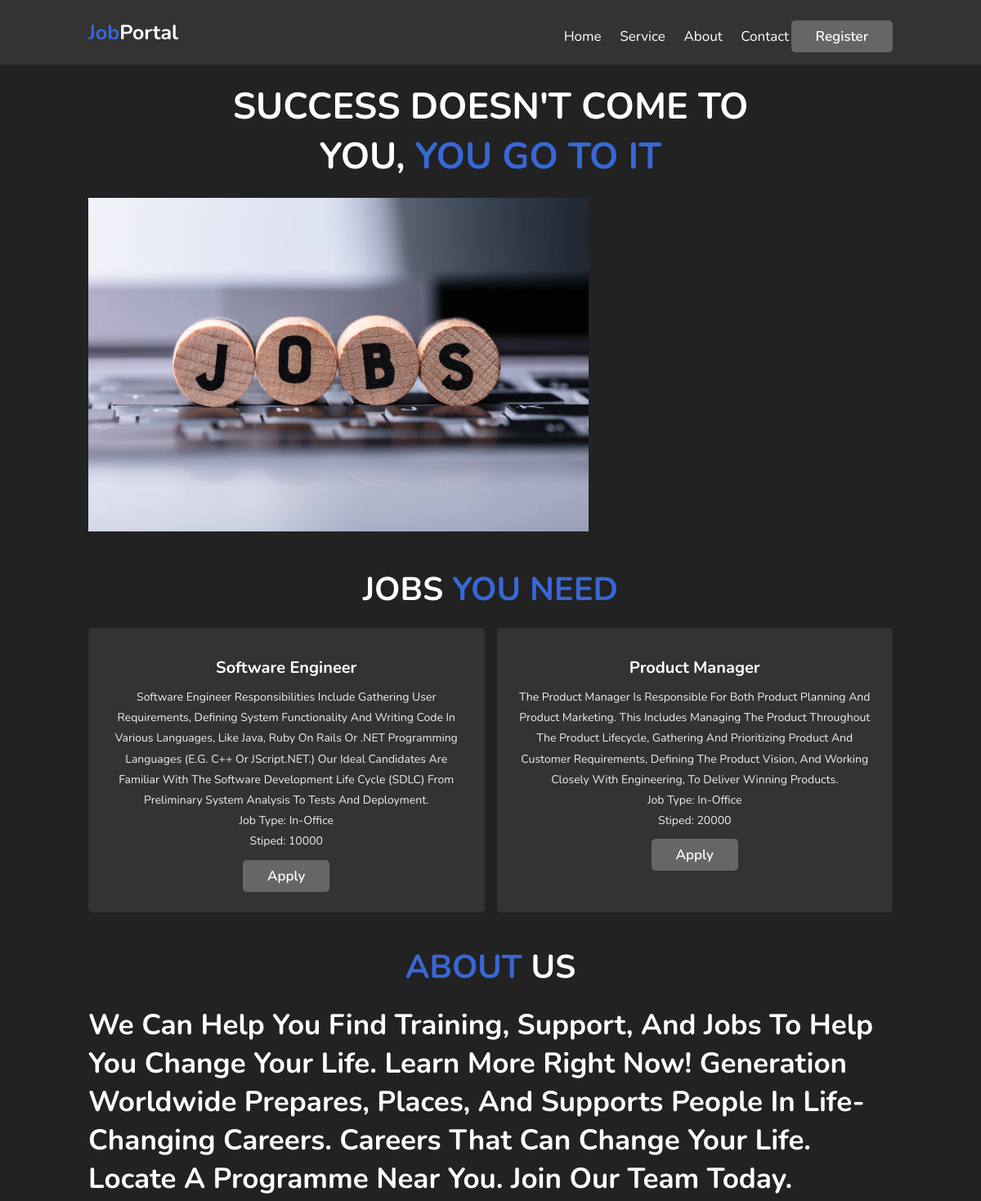
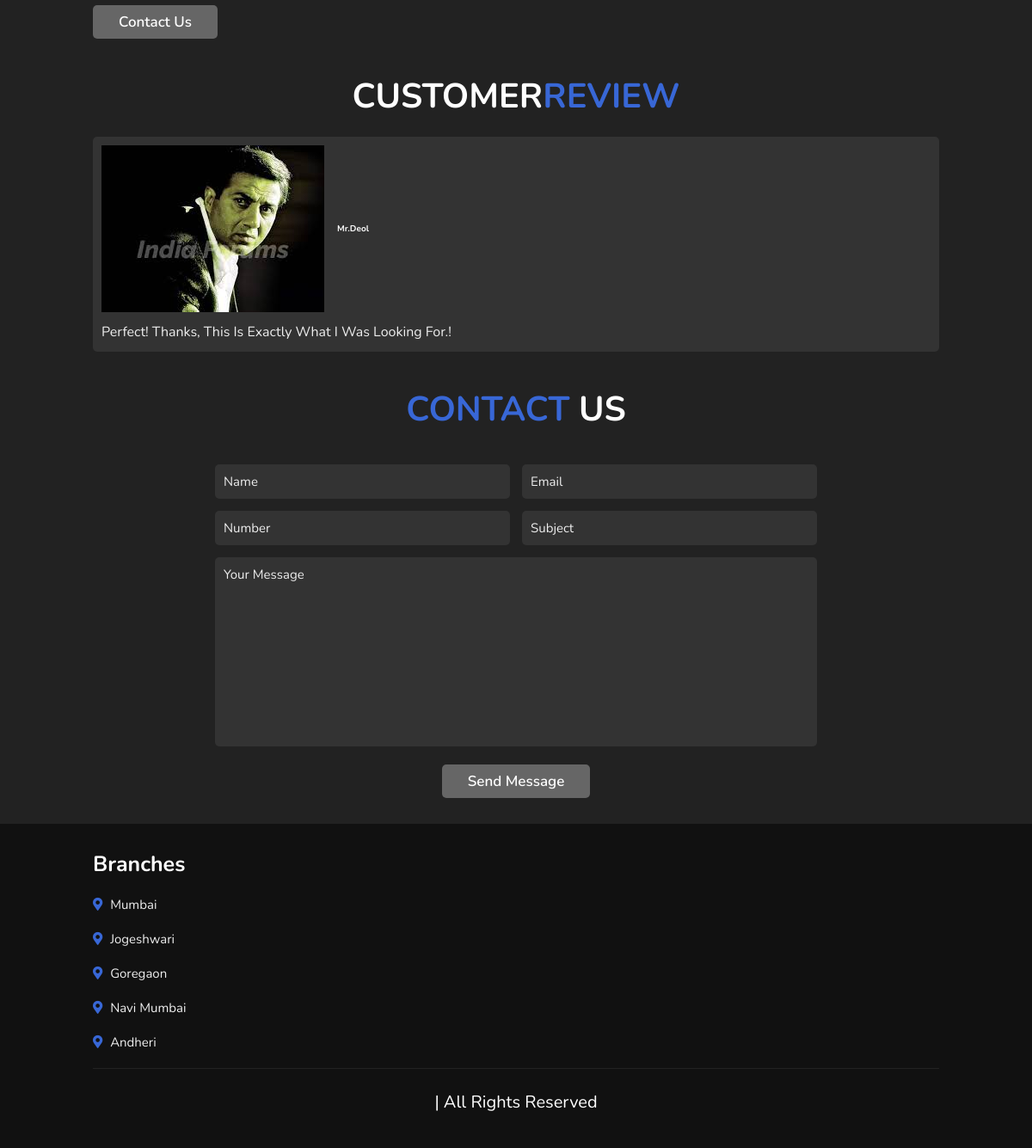
The page / on the database its author committed (2 pictures, top to bottom).
### users/models.py (models this page shows)
class jobs(models.Model):
    title=models.CharField(max_length=50)
    desp=models.TextField()
    job_type=models.CharField(max_length=10)
    stipend=models.IntegerField()

### jobportal/views.py (the view)
# urls.py: 2. Add a URL to urlpatterns:  path('', views.home, name='home')
def home(request):
    jobsdata=jobs.objects.all()
    data={
        'jobsdata':jobsdata
    }
    return render(request,"index.html",data)

### templates/index.html (shortened to what this page needs)
<!DOCTYPE html>
<html lang="en">
<head>
    <link rel="stylesheet" href="https://unpkg.com/swiper/swiper-bundle.min.css" />
    <link rel="stylesheet" href="https://cdnjs.cloudflare.com/ajax/libs/font-awesome/5.15.4/css/all.min.css">
    <link rel="stylesheet" href="/static/css/style.css">
</head>
<body>
<header class="header">
    <a href="#" class="logo"><span>Job</span>Portal</a>
    <nav class="navbar">
        <a href="#home">home</a>
        <a href="#jobs">service</a>
        <a href="#about">about</a>
        <a href="#contact">contact</a>
        <button type="button" class="btn btn-dark">Register</button>
    </nav>
</header>
<section class="home" id="home">
    <div class="content">
        <h3>success doesn't come to you, <span> you go to it </span></h3>
    </div>
    <div>
        <img src="static/images/1.jpg" alt="">
    </div>
</section>
<section class="service" id="service">
    <h1 class="heading"> Jobs <span>you need</span> </h1>
    <div class="box-container">
        {% for n in jobsdata %}
        <div class="box">
            <a href><h3>{{n.title}}</h3></a>
            <p>{{n.desp}}</p>
            <p>Job Type: {{n.job_type}}</p>
            <p>Stiped: {{n.stipend}}</p>
            <button type="button" class="btn btn-dark">Apply</button>
        </div>
        {% endfor%}
    </div>
</section>
<section class="about" id="about">
    <h1 class="heading"><span>about</span> us </h1>
    <div class="row">
        <div class="content">
            <h3>We can help you find training, support, and jobs to help you change your life. Learn More Right Now! Generation Worldwide prepares, places, and supports people in life-changing careers. Careers that can change your life. Locate a Programme Near You. Join Our Team Today.</h3>
            <a href="#contact" class="btn">contact us</a>
        </div>
    </div>
    </section>
    <section class="reivew" id="review">
        <h1 class="heading">customer<span>review</span></h1>
        <div class="box">
            <div class="user">
                <img src="images/p2.png" alt="">
                <div class="user-info">
                    <h5>Mr.Deol</h5>
                </div>
            </div>
            <p>Perfect!
    Thanks, this is exactly what I was looking for.! </p>
        </div>
    </section>
    <section class="contact" id="contact">
        <h1 class="heading"> <span>contact</span> us </h1>
        <form action="">
            <div class="inputBox">
                <input type="text" placeholder="name">
                <input type="email" placeholder="email">
            </div>
            <div class="inputBox">
                <input type="number" placeholder="number">
                <input type="text" placeholder="subject">
            </div>
            <textarea name="" placeholder="your message" id="" cols="30" rows="10"></textarea>
            <input type="submit" value="send message" class="btn" onclick="myFunction()">
        </form>
    </section>
<section class="footer">
    <div class="box-container">
        <div class="box">
            <h3>branches</h3>
            <a href="#"> <i class="fas fa-map-marker-alt"></i> mumbai </a>
            <a href="#"> <i class="fas fa-map-marker-alt"></i> jogeshwari </a>
            <a href="#"> <i class="fas fa-map-marker-alt"></i> goregaon </a>
            <a href="#"> <i class="fas fa-map-marker-alt"></i> navi mumbai </a>
            <a href="#"> <i class="fas fa-map-marker-alt"></i> andheri </a>
        </div>
    </div>
    <div class="credit"></span> | all rights reserved </div>
</section>
</body>
</html>

### statics/css/style.css (style rules this page uses)
:root { --main-color:#3867d6; }
* { font-family: 'Nunito', sans-serif; margin:0; padding:0; box-sizing: border-box; outline: none; border:none; text-decoration: none; text-transform: capitalize; transition: .2s linear; }
html { font-size: 62.5%; overflow-x: hidden; scroll-padding-top: 7rem; scroll-behavior: smooth; }
body { background: #222; }
section { padding:2rem 9%; }
.heading { text-align: center; padding-bottom: 2rem; color:#fff; text-transform: uppercase; font-size: 4rem; }
.heading span { color:var(--main-color); text-transform: uppercase; }
.btn { margin-top: 1rem; display: inline-block; padding:.8rem 3rem; font-size: 1.7rem; border-radius: .5rem; background: #666; color:#fff; cursor: pointer; font-weight: 600; }
.header { position: fixed; top:0; left: 0; right: 0; z-index: 10000; background: #333; display: flex; align-items: center; justify-content: space-between; padding:1.5rem 9%; }
.header .logo { font-weight: bolder; color:#fff; font-size: 2.5rem; }
.header .logo span { color:var(--main-color); }
.header .navbar a { font-size: 1.7rem; color:#fff; margin-left: 2rem; }
.home .content { text-align: center; padding-top: 6rem; margin:2rem auto; max-width: 70rem; }
.home .content h3 { color:#fff; font-size: 4.5rem; text-transform: uppercase; }
.home .content h3 span { color:var(--main-color); text-transform: uppercase; }
.service .box-container { display: grid; grid-template-columns: repeat(auto-fit, minmax(27rem, 1fr)); gap:1.5rem; }
.service .box-container .box { border-radius: .5rem; background:#333; text-align: center; padding:2.5rem; }
.service .box-container .box h3 { font-size: 2rem; color:#fff; padding:1rem 0; }
.service .box-container .box p { font-size: 1.4rem; color:#eee; line-height: 1.8; }
.about .row { display: flex; align-items: center; flex-wrap: wrap; gap:1.5rem; }
.about .row .content { flex:1 1 45rem; }
.about .row .content h3 { font-size: 3.5rem; color:#fff; }
.reivew .box { border-radius: .5rem; background: #333; padding:1rem; position: relative; }
.reivew .box .user { display: flex; align-items: center; gap:1.5rem; padding-bottom: 1rem; }
.reivew .box .user h5 { font-size: 1rem; color:#fff; }
.reivew .box p { line-height: 1; color:#eee; padding:.5rem 0; font-size: 1.6rem; }
.contact form { max-width: 70rem; margin:1rem auto; text-align: center; }
.contact form .inputBox { display: flex; justify-content: space-between; flex-wrap: wrap; }
.contact form .inputBox input, .contact form textarea { width: 100%; background:#333; border-radius: .5rem; padding:1rem; margin:.7rem 0; font-size: 1.5rem; color:#fff; text-transform: none; }
.contact form .inputBox input::placeholder, .contact form textarea::placeholder { color:#eee; text-transform: capitalize; }
.contact form .inputBox input { width: 49%; }
.contact form textarea { resize: none; }
.footer { background:#111; }
.footer .box-container { display: grid; grid-template-columns: repeat(auto-fit, minmax(25rem, 1fr)); gap:1.5rem; }
.footer .box-container .box h3 { font-size: 2.5rem; padding:1rem 0; color:#fff; }
.footer .box-container .box a { display: block; font-size: 1.5rem; padding:1rem 0; color:#eee; }
.footer .box-container .box a i { padding-right: .5rem; color:var(--main-color); }
.footer .credit { text-align: center; border-top: .1rem solid #222; color:#fff; padding:2rem; padding-top: 2.5rem; margin-top: 1rem; font-size: 2rem; }

### rows shown on the page
jobs: title "Software Engineer", desp "Software Engineer Responsibilities Include Gathering User Requirements, Defining System Functionality And Writing Code In Various Languages, Like Java, Ruby On Rails Or .NET Programming Languages (E.g. C++ Or JScript.NET.) Our Ideal Candidates Are Familiar With The Software Development Life Cycle (SDLC) From Preliminary System Analysis To Tests And Deployment.", job_type "In-Office", stipend "10000"
jobs: title "Product Manager", desp "The Product Manager Is Responsible For Both Product Planning And Product Marketing. This Includes Managing The Product Throughout The Product Lifecycle, Gathering And Prioritizing Product And Customer Requirements, Defining The Product Vision, And Working Closely With Engineering, To Deliver Winning Products.", job_type "In-Office", stipend "20000"
